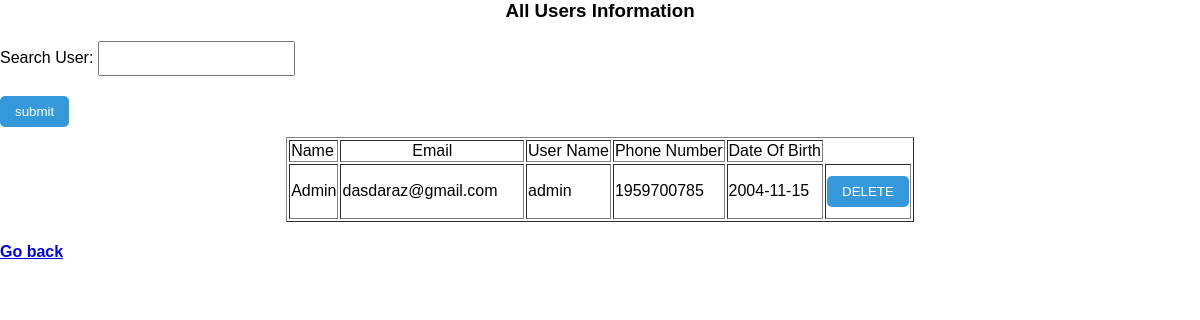
/controller/showAllUser.php?userName=admin, run on the app's committed database.
### tables this page shows
CREATE TABLE `userinfo` (
  `Name` varchar(20) NOT NULL,
  `Email` varchar(30) NOT NULL,
  `UserName` varchar(20) NOT NULL,
  `Password` varchar(20) NOT NULL,
  `Phone` varchar(20) NOT NULL,
  `DOB` date NOT NULL,
  `OTP` int(10) NOT NULL,
  `ProfilePic` varchar(100) NOT NULL
);

### model/userModel.php (called while the page is built, shortened)
<?php
function searchUsers($userName){
    $con = getConnection();
    $sql = "select * from userinfo where userName ='$userName'";
    $result = mysqli_query($con, $sql);
    return $result;
}
?>

### controller/showAllUser.php (the view, shortened to what this page needs)
 <?php
require_once('../model/userModel.php');
?>
<link rel="stylesheet"  href="../asset/CSS/style.css">
<table border=1 align="center">
    <tr>
        <td>Name</td>
        <td align="center"  width=30%>Email</td>
        <td>User Name</td>
        <td>Phone Number</td>
        <td>Date Of Birth</td>
    </tr>
    <h3 align="center">All Users Information</h3>
    <form action="" method="post" onsubmit ="searchUser()">
    Search User: <input type="text" name="userName" value="" /> <br>
    <input type="submit" value="submit">
    </form>
    <?php
    if (isset($_REQUEST['userName'])) {
        $userName = $_REQUEST['userName'];
        $result = searchUsers($userName);
        while ($user = mysqli_fetch_assoc($result)) {
            ?>
            <tr>
                <td><?= $user['Name'] ?></td>
                <td><?= $user['Email'] ?></td>
                <td><?= $user['UserName'] ?></td>
                <td><?= $user['Phone'] ?></td>
                <td><?= $user['DOB'] ?></td>
                <form method="POST">
            <td><input type="submit" value="DELETE">
        </tr>
        <?php
        }
}
    ?>
</table>
<a href="../view/adminHome.php"><h4>Go back</h4></a>

### asset/css/style.css (style rules this page uses)
input, select { padding: 8px; margin-bottom: 10px; }
input[type="submit"] { display: inline-block; margin-top: 10px; text-decoration: none; padding: 8px 15px; background-color: #3498db; color: #fff; border-radius: 5px; cursor: pointer; border: none; }

### data on the page
userinfo: Name "Admin", Email "dasdaraz@gmail.com", UserName "admin", Phone "1959700785", DOB "2004-11-15"
